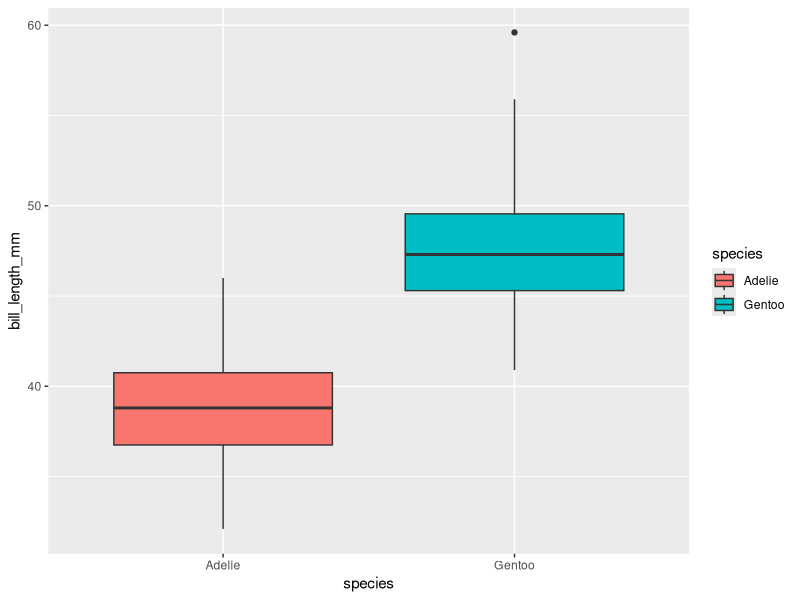
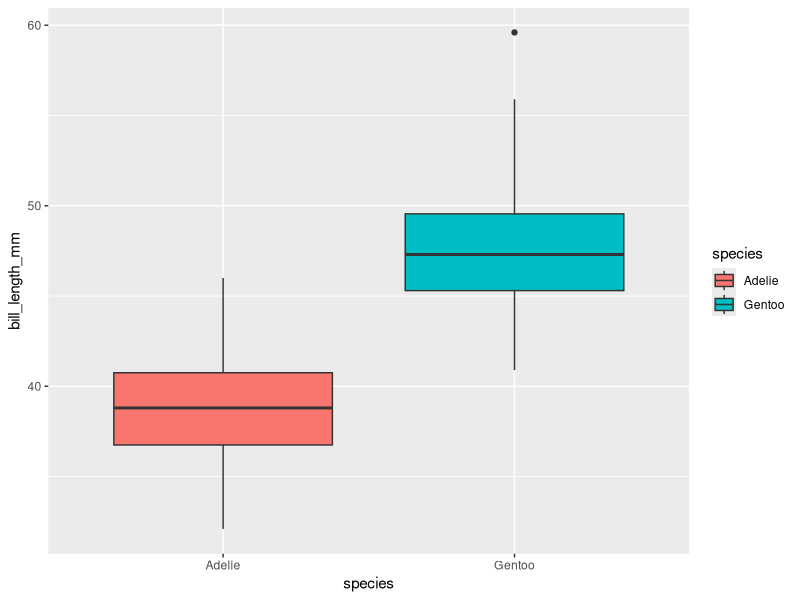

Recreate these plots in R, in order.
## ---- chunk 1
library(tidyverse)
library(palmerpenguins)
## ---- chunk 2
#View()
## ---- chunk 3
colnames(penguins)
## ---- chunk 4
dim(penguins)
## ---- chunk 5
class(penguins$species)

penguins$species %>% 
  class()
## ---- chunk 6
class(penguins$bill_length_mm)

penguins$bill_length_mm %>% 
  class()
## ---- chunk 7
two_species <- filter(penguins, species == "Adelie" | species == "Gentoo")

#OR 

two_species <- penguins %>% 
  filter(species == "Adelie" | species == "Gentoo")
## ---- chunk 8

ggplot(two_species, 
        aes(x = species, y = bill_length_mm, fill = species)) +
        geom_boxplot()

#OR 

two_species %>% 
  ggplot(
    aes(x = species, y = bill_length_mm, fill = species)) + 
    geom_boxplot()
## ---- chunk 9
t.test(bill_length_mm ~ species, data = two_species)

mod_0 <- lm(bill_length_mm ~ species, data = two_species)

summary(mod_0)
